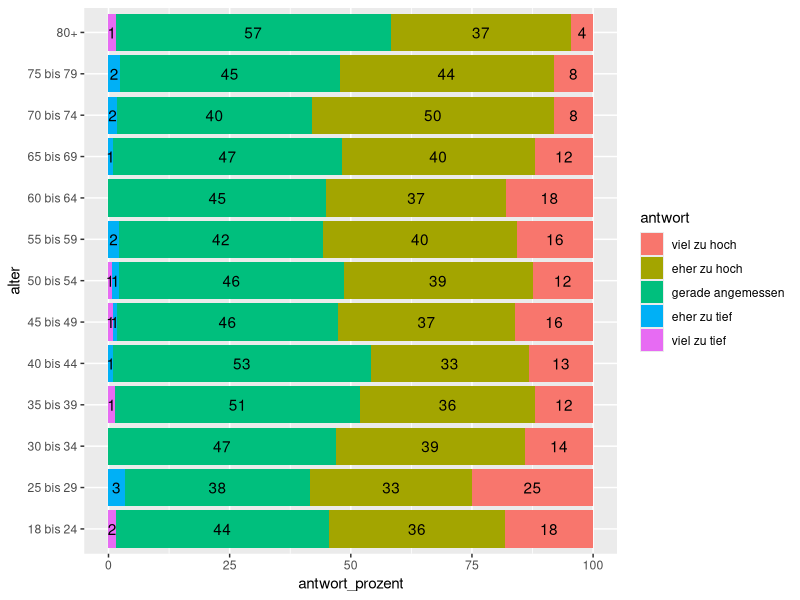
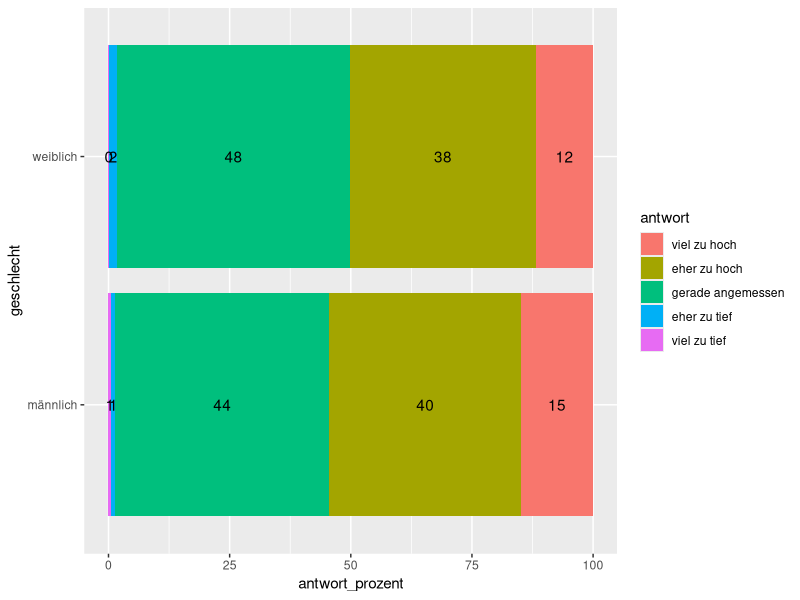

Recreate these plots in R, in order.
## ---- chunk 1
library(readr)
library(dplyr)
library(ggplot2)
## ---- chunk 2
befragung <- read_csv("daten/KTZH_00001341_00002759_frage7a1.csv")
## ---- chunk 3
befragung |> 
  count(geschlecht)

befragung |> 
    count(alter) 
## ---- chunk 4
#| eval: true
antwort_levels <- c("viel zu hoch", 
                    "eher zu hoch", 
                    "gerade angemessen", 
                    "eher zu tief", 
                    "viel zu tief")

befragung_fct <- befragung |>
    mutate(antwort = factor(antwort, levels = antwort_levels)) 
## ---- chunk 5
#| eval: true
befragung_sum_alter <- befragung_fct |> 
    group_by(alter, antwort) |> 
    summarise(antwort_anzahl = n()) |> 
    mutate(antwort_prozent = antwort_anzahl / sum(antwort_anzahl) * 100)
## ---- chunk 6
#| eval: true
befragung_sum_geschlecht <- befragung_fct |> 
    group_by(geschlecht, antwort) |> 
    summarise(antwort_anzahl = n()) |> 
    mutate(antwort_prozent = antwort_anzahl / sum(antwort_anzahl) * 100)
## ---- chunk 7
ggplot(data = befragung_sum_alter,
       mapping = aes(x = antwort_prozent, 
                     y = alter, 
                     fill = antwort)) +
    geom_col() +
    geom_text(aes(label = round(antwort_prozent, 0)),  
              position = position_stack(vjust = 0.5)) 
## ---- chunk 8
ggplot(data = befragung_sum_geschlecht,
       mapping = aes(x = antwort_prozent, 
                     y = geschlecht, 
                     fill = antwort)) +
    geom_col() +
    geom_text(aes(label = round(antwort_prozent, 0)),  
              position = position_stack(vjust = 0.5))
